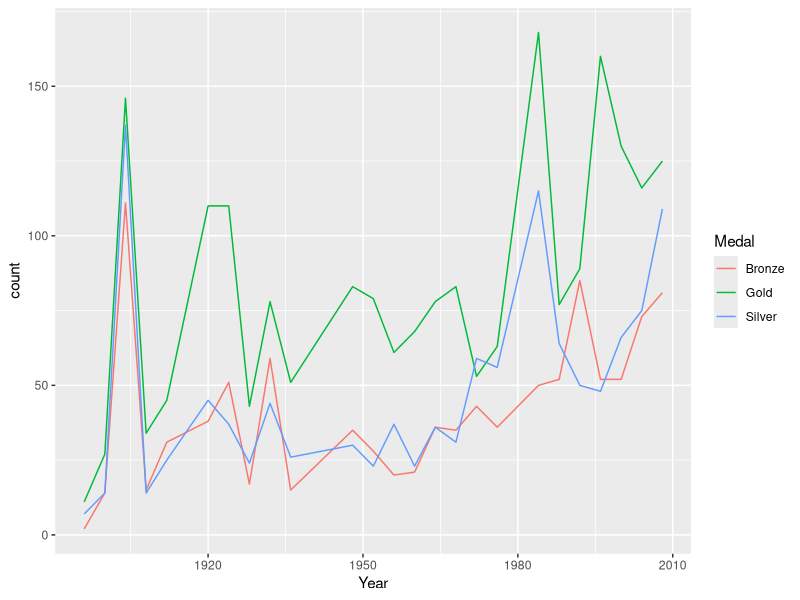
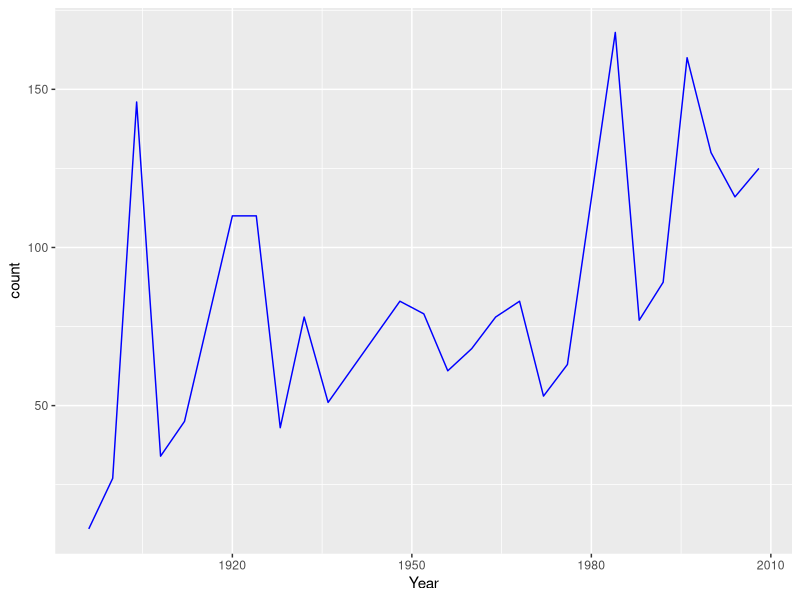
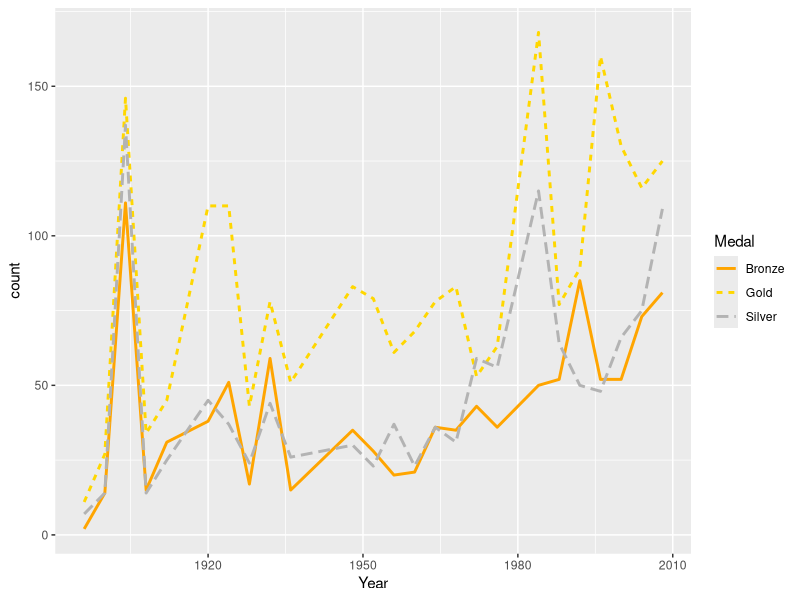
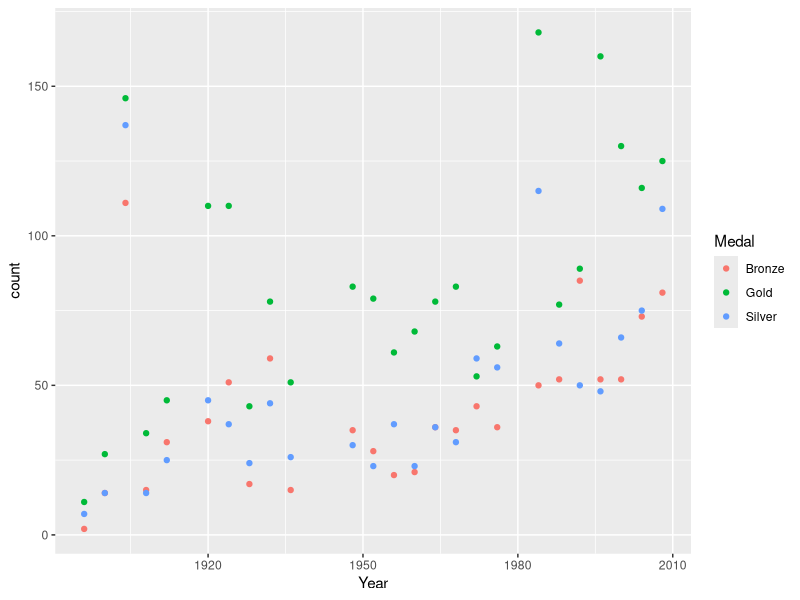

These charts were generated, in order, by the following R code: (Note: this script raises an error after producing the figures.)
## ---- chunk 1
knitr::opts_chunk$set(echo = TRUE, message = FALSE)
## ---- chunk 2
library(ggplot2)
library(dplyr)
medal_counts <- read.csv(file.path("..", "data", "medal_counts.csv"))
medal_counts_wide <- read.csv(file.path("..", "data", "medal_counts_wide.csv"))
usa_gold_medals <- read.csv(file.path("..", "data", "usa_gold_medals.csv"))
usa_all_medals <- medal_counts %>%
  filter(NOC == "USA")

## ---- chunk 3
usa_all_medals %>%
  ggplot() +
  aes(x = Year, y = count, color = Medal) +
  geom_line()

## ---- chunk 4
usa_gold_medals %>%
  ggplot() +
  aes(x = Year, y = count) +
  geom_line(color = "Blue")
## ---- chunk 5

ggplot(data = usa_all_medals) +
  aes(
    x = Year, 
    y = count, 
    color = Medal, 
    linetype = Medal
  ) +                 # color, linetype are different for each Medal type
  geom_line(size = 1) + # size applies to ALL lines
  scale_color_manual(
    values = c(Gold = "gold", Silver = "grey70", Bronze = "orange")
  )

## ---- chunk 6
usa_all_medals |>
  ggplot() +
  aes(x = Year, y = count, colour = Medal) +
  geom_point()


usa_all_medals |>
  ggplot() +
  aes(x = Year, y = count) +
  geom_point(colour = Medal) # how can we fix this error?

  
usa_all_medals |>
  ggplot() +
  aes(x = Year, y = count) +
  geom_point(colour = "red")
## ---- chunk 7
# base R plot (run whole chunk)

usa_all_medals_untidy <- medal_counts_wide %>%
  filter(NOC == "USA")

plot(
  usa_all_medals_untidy$Year, 
  usa_all_medals_untidy$Gold, 
  col = "gold",
  type = "l",
  xlab = "Year",
  ylab = "Number of medals"
)

lines(
  usa_all_medals_untidy$Year, 
  usa_all_medals_untidy$Silver, 
  col = "grey"
)
lines(
  usa_all_medals_untidy$Year, 
  usa_all_medals_untidy$Bronze, 
  col = "orange"
)
legend(
  "top", 
  legend = c("Gold", "Silver", "Bronze"),
  fill = col_pal
)

## ---- chunk 8
# ggplot2 call
ggplot(data = usa_all_medals) +
  aes(x = Year, y = count) +
  geom_line(aes(color = Medal))
## ---- chunk 9
ggplot(data = usa_gold_medals, aes(x = Year, y = count)) +
  geom_point() 

# Now with bigger points
ggplot(data = usa_gold_medals, aes(x = Year, y = count)) +
  geom_point(size=3) 

# Now with tiny points
ggplot(data = usa_gold_medals, aes(x = Year, y = count)) +
  geom_point(size=0.1) 

ggplot(data = usa_gold_medals, aes(x = Year, y = count)) +
  geom_point(color = "darkorange") 

ggplot(data = usa_gold_medals, aes(x = Year, y = count)) +
  geom_point(
    color = "#266F36", 
    size = 3,
    shape = 15
  ) 
## ---- chunk 10
northern_hem <- medal_counts_wide %>%
  filter(NOC %in% c("USA", "CAN", "MEX", "CUB"))

ggplot(data = northern_hem, aes(x = Year, y = Gold)) +
  geom_point(aes(shape = NOC, color = NOC))

# same as above but specifying the colors
ggplot(data = northern_hem, aes(x = Year, y = Gold)) +
  geom_point(aes(shape = NOC, color = NOC)) +
  scale_color_manual(
    values = c('darkblue', 'orangered', 'yellow4', 'pink3')
  )
?scale_color_manual

# same as above but specifying the colors and the shape
ggplot(data = northern_hem, aes(x = Year, y = Gold)) +
  geom_point(aes(shape = NOC, color = NOC)) +
  scale_color_manual(values = c('darkblue', 'orangered', 'yellow4', 'pink3')) +
  scale_shape_manual(values = c(5, 6, 7, 8))


## ---- chunk 11
datasets::Orange 
## ---- chunk 12

## ---- chunk 13


## ---- chunk 14
